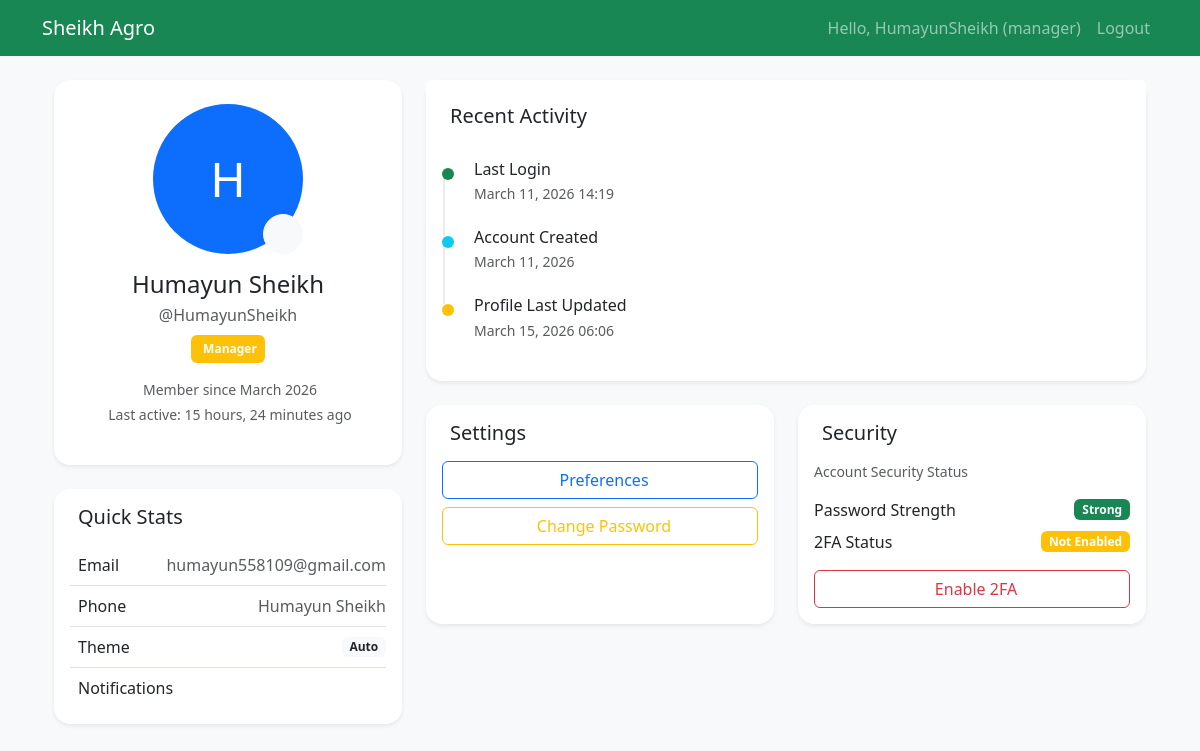
The app's page /accounts/profile/ (signed in) with its own data.
### accounts/models.py (models this page shows, shortened)
class User(AbstractUser):
    ROLE_CHOICES = (
        ('admin', 'Admin'),
        ('manager', 'Manager'),
        ('staff', 'Staff'),
        ('viewer', 'Viewer'),
    )
    THEME_CHOICES = (
        ('light', 'Light'),
        ('dark', 'Dark'),
        ('auto', 'Auto'),
    )
    role = models.CharField(max_length=20, choices=ROLE_CHOICES, default='manager')
    phone_number = models.CharField(max_length=20, blank=True)
    profile_picture = models.ImageField(upload_to='profile_pics/', null=True, blank=True)
    theme = models.CharField(max_length=10, choices=THEME_CHOICES, default='auto')
    notification_email = models.BooleanField(default=True)
    notification_sms = models.BooleanField(default=False)
    last_active = models.DateTimeField(null=True, blank=True)
    created_at = models.DateTimeField(auto_now_add=True)
    updated_at = models.DateTimeField(auto_now=True)
    class Meta:
        ordering = ['-date_joined']
    @property
    def is_admin(self):
        return self.role == 'admin'
    @property
    def full_name(self):
        return f"{self.first_name} {self.last_name}".strip() or self.username

### accounts/views.py (the view)
# urls.py: path('profile/', views.profile_view, name='profile'),
@login_required
def profile_view(request):
    return render(request, 'accounts/profile.html', {
        'user': request.user,
        'title': 'My Profile'
    })

### accounts/templates/accounts/profile.html (shortened to what this page needs)
{% extends 'base.html' %}
{% load static %}
{% block content %}
<div class="container">
    <div class="row">
        <div class="col-md-4">
            <div class="card shadow-sm border-0 rounded-4 mb-4">
                <div class="card-body text-center p-4">
                    <div class="position-relative d-inline-block">
                        {% if user.profile_picture %}
                            <img src="{{ user.profile_picture.url }}" alt="{{ user.username }}"
                                 class="rounded-circle img-thumbnail" style="width: 150px; height: 150px; object-fit: cover;">
                        {% else %}
                            <div class="bg-primary text-white rounded-circle d-flex align-items-center justify-content-center mx-auto"
                                 style="width: 150px; height: 150px; font-size: 3rem;">
                                {{ user.username|first|upper }}
                            </div>
                        {% endif %}
                        <a href="{% url 'accounts:profile_edit' %}" class="btn btn-sm btn-light position-absolute bottom-0 end-0 rounded-circle"
                           style="width: 40px; height: 40px;" title="Edit Profile">
                        </a>
                    </div>
                    <h4 class="mt-3 mb-1">{{ user.full_name }}</h4>
                    <p class="text-muted mb-2">@{{ user.username }}</p>
                    <span class="badge bg-{% if user.role == 'admin' %}danger{% elif user.role == 'manager' %}warning{% elif user.role == 'staff' %}info{% else %}secondary{% endif %} mb-3 p-2">
                        {{ user.get_role_display }}
                    </span>
                    <p class="text-muted small mb-1">
                         Member since {{ user.date_joined|date:"F Y" }}
                    </p>
                    <p class="text-muted small">
                         Last active: {{ user.last_active|timesince|default:"Just now" }} ago
                    </p>
                </div>
            </div>
            <div class="card shadow-sm border-0 rounded-4">
                <div class="card-body">
                    <h5 class="card-title mb-3">
                        Quick Stats
                    </h5>
                    <ul class="list-group list-group-flush">
                        <li class="list-group-item d-flex justify-content-between align-items-center px-0">
                            <span>Email</span>
                            <span class="text-muted">{{ user.email|default:"Not set" }}</span>
                        </li>
                        <li class="list-group-item d-flex justify-content-between align-items-center px-0">
                            <span>Phone</span>
                            <span class="text-muted">{{ user.phone_number|default:"Not set" }}</span>
                        </li>
                        <li class="list-group-item d-flex justify-content-between align-items-center px-0">
                            <span>Theme</span>
                            <span class="badge bg-light text-dark">{{ user.get_theme_display }}</span>
                        </li>
                        <li class="list-group-item d-flex justify-content-between align-items-center px-0">
                            <span>Notifications</span>
                            <span>
                            </span>
                        </li>
                    </ul>
                </div>
            </div>
        </div>
        <div class="col-md-8">
            <div class="card shadow-sm border-0 rounded-4 mb-4">
                <div class="card-header bg-white border-0 pt-4">
                    <h5 class="card-title">
                        Recent Activity
                    </h5>
                </div>
                <div class="card-body">
                    <div class="timeline">
                        <div class="timeline-item">
                            <div class="timeline-marker bg-success"></div>
                            <div class="timeline-content">
                                <h6 class="mb-1">Last Login</h6>
                                <p class="text-muted small mb-0">{{ user.last_login|date:"F d, Y H:i" }}</p>
                            </div>
                        </div>
                        <div class="timeline-item">
                            <div class="timeline-marker bg-info"></div>
                            <div class="timeline-content">
                                <h6 class="mb-1">Account Created</h6>
                                <p class="text-muted small mb-0">{{ user.date_joined|date:"F d, Y" }}</p>
                            </div>
                        </div>
                        <div class="timeline-item">
                            <div class="timeline-marker bg-warning"></div>
                            <div class="timeline-content">
                                <h6 class="mb-1">Profile Last Updated</h6>
                                <p class="text-muted small mb-0">{{ user.updated_at|date:"F d, Y H:i" }}</p>
                            </div>
                        </div>
                    </div>
                </div>
            </div>
            <div class="row g-4">
                <div class="col-md-6">
                    <div class="card shadow-sm border-0 rounded-4 h-100">
                        <div class="card-body">
                            <h5 class="card-title mb-3">
                                Settings
                            </h5>
                            <a href="{% url 'accounts:settings' %}" class="btn btn-outline-primary w-100 mb-2">
                                Preferences
                            </a>
                            <a href="{% url 'accounts:password_reset' %}" class="btn btn-outline-warning w-100">
                                Change Password
                            </a>
                        </div>
                    </div>
                </div>
                <div class="col-md-6">
                    <div class="card shadow-sm border-0 rounded-4 h-100">
                        <div class="card-body">
                            <h5 class="card-title mb-3">
                                Security
                            </h5>
                            <p class="text-muted small">Account Security Status</p>
                            <div class="mb-3">
                                <div class="d-flex justify-content-between align-items-center mb-2">
                                    <span>Password Strength</span>
                                    <span class="badge bg-success">Strong</span>
                                </div>
                                <div class="d-flex justify-content-between align-items-center">
                                    <span>2FA Status</span>
                                    <span class="badge bg-warning">Not Enabled</span>
                                </div>
                            </div>
                            <a href="#" class="btn btn-outline-danger w-100">
                                Enable 2FA
                            </a>
                        </div>
                    </div>
                </div>
            </div>
        </div>
    </div>
</div>
{% endblock %}

### templates/partials/navbar.html (shortened to what this page needs)
<nav class="navbar navbar-expand-lg navbar-dark bg-success">
    <div class="container">
        <a class="navbar-brand" href="{% url 'home:dashboard' %}">Sheikh Agro</a>
        <div class="collapse navbar-collapse" id="navbarNav">
            <ul class="navbar-nav ms-auto">
                {% if user.is_authenticated %}
                    <li class="nav-item">
                        <span class="nav-link">Hello, {{ user.username }} ({{ user.role }})</span>
                    </li>
                    <li class="nav-item">
                        <a class="nav-link" href="{% url 'accounts:logout' %}">Logout</a>
                    </li>
                {% endif %}
            </ul>
        </div>
    </div>
</nav>

### accounts/templates/accounts/profile.html (style rules this page uses)
.timeline { position: relative; padding-left: 1.5rem; }
.timeline-item { position: relative; padding-bottom: 1.5rem; }
.timeline-marker { position: absolute; left: -1.5rem; width: 12px; height: 12px; border-radius: 50%; top: 0.5rem; }
.timeline-item:not(:last-child)::before { content: ''; position: absolute; left: -1.45rem; top: 1rem; bottom: -0.5rem; width: 2px; background: #e9ecef; }
.timeline-content { padding-left: 0.5rem; }

### records on screen
User: username "HumayunSheikh", role "manager", username|first "H", full_name "Humayun Sheikh", role "Manager", date_joined "March 2026", last_active "15 hours, 24 minutes", email "humayun558109@gmail.com", phone_number "Humayun Sheikh", theme "Auto", last_login "March 11, 2026 14:19", date_joined "March 11, 2026", updated_at "March 15, 2026 06:06"
